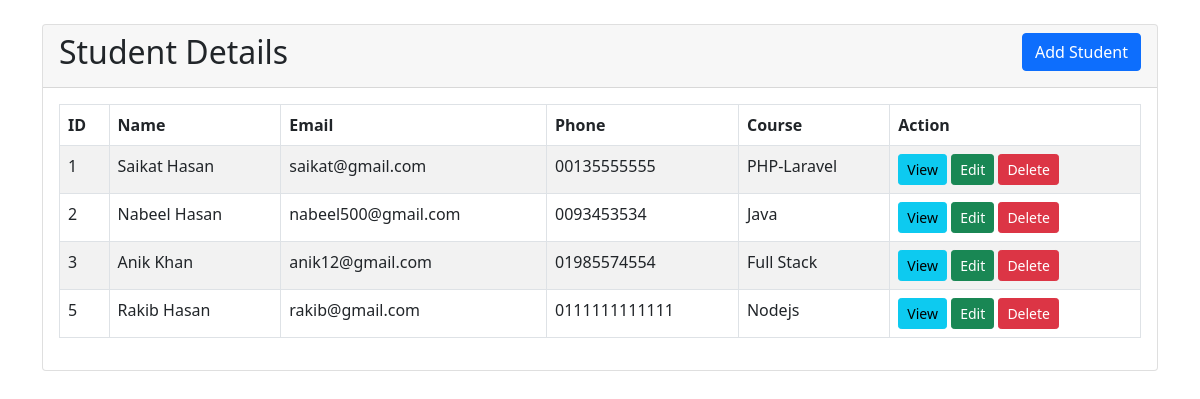
The page / on the database its author committed.
### tables this page shows
CREATE TABLE `students` (
  `id` int(11) NOT NULL,
  `name` varchar(191) NOT NULL,
  `email` varchar(191) NOT NULL,
  `phone` varchar(191) NOT NULL,
  `course` varchar(191) NOT NULL
);

### index.php (the view, shortened to what this page needs)
<?php include('includes/header.php'); ?>
    <div class="container mt-4">
        <div class="row">
            <div class="col-md-12">
                <div class="card">
                    <div class="card-header">
                        <h2>Student Details
                            <a href="student-create.php" class="btn btn-primary float-end">Add Student</a>
                        </h2>
                    </div>
                    <div class="card-body">
                        <table class="table table-bordered table-striped">
                            <thead>
                                <tr>
                                    <th>ID</th>
                                    <th>Name</th>
                                    <th>Email</th>
                                    <th>Phone</th>
                                    <th>Course</th>
                                    <th>Action</th>
                                </tr>
                            </thead>
                            <tbody>
                                <?php
                                $query = "SELECT * FROM students";
                                $query_run = mysqli_query($con, $query);
                                if (mysqli_num_rows($query_run) > 0) {
                                    foreach ($query_run as $student) {
                                        ?>
                                        <tr>
                                            <td>
                                                <?= $student['id'] ?>
                                            </td>
                                            <td>
                                                <?= $student['name'] ?>
                                            </td>
                                            <td>
                                                <?= $student['email'] ?>
                                            </td>
                                            <td>
                                                <?= $student['phone'] ?>
                                            </td>
                                            <td>
                                                <?= $student['course'] ?>
                                            </td>
                                            <td>
                                                <a href="student-view.php?id=<?= $student['id']; ?>"
                                                    class="btn btn-info btn-sm">View</a>
                                                <a href="student-edit.php?id=<?= $student['id']; ?>"
                                                    class="btn btn-success btn-sm">Edit</a>
                                                <form action="code.php" method="POST" class="d-inline">
                                                    <button type="submit" name="delete_student" value="<?=$student['id']; ?>" class="btn btn-danger btn-sm">Delete</button>
                                                </form>
                                            </td>
                                        </tr>
                                        <?php
                                    }
                                } else {
                                    echo "No record found";
                                }
                                ?>
                            </tbody>
                        </table>
                    </div>
                </div>
            </div>
        </div>
    </div>
<?php include('includes/footer.php'); ?>

### includes/header.php (shortened to what this page needs)
<!doctype html>
<html lang="en">
<head>
    <link href="https://cdn.jsdelivr.net/npm/bootstrap@5.0.2/dist/css/bootstrap.min.css" rel="stylesheet"
>
</head>
<body>

### includes/footer.php (shortened to what this page needs)
</body>
</html>

### rows shown on the page
students: id "1", name "Saikat Hasan", email "saikat@gmail.com", phone "00135555555", course "PHP-Laravel"
students: id "2", name "Nabeel Hasan", email "nabeel500@gmail.com", phone "0093453534", course "Java"
students: id "3", name "Anik Khan", email "anik12@gmail.com", phone "01985574554", course "Full Stack"
students: id "5", name "Rakib Hasan", email "rakib@gmail.com", phone "0111111111111", course "Nodejs"
